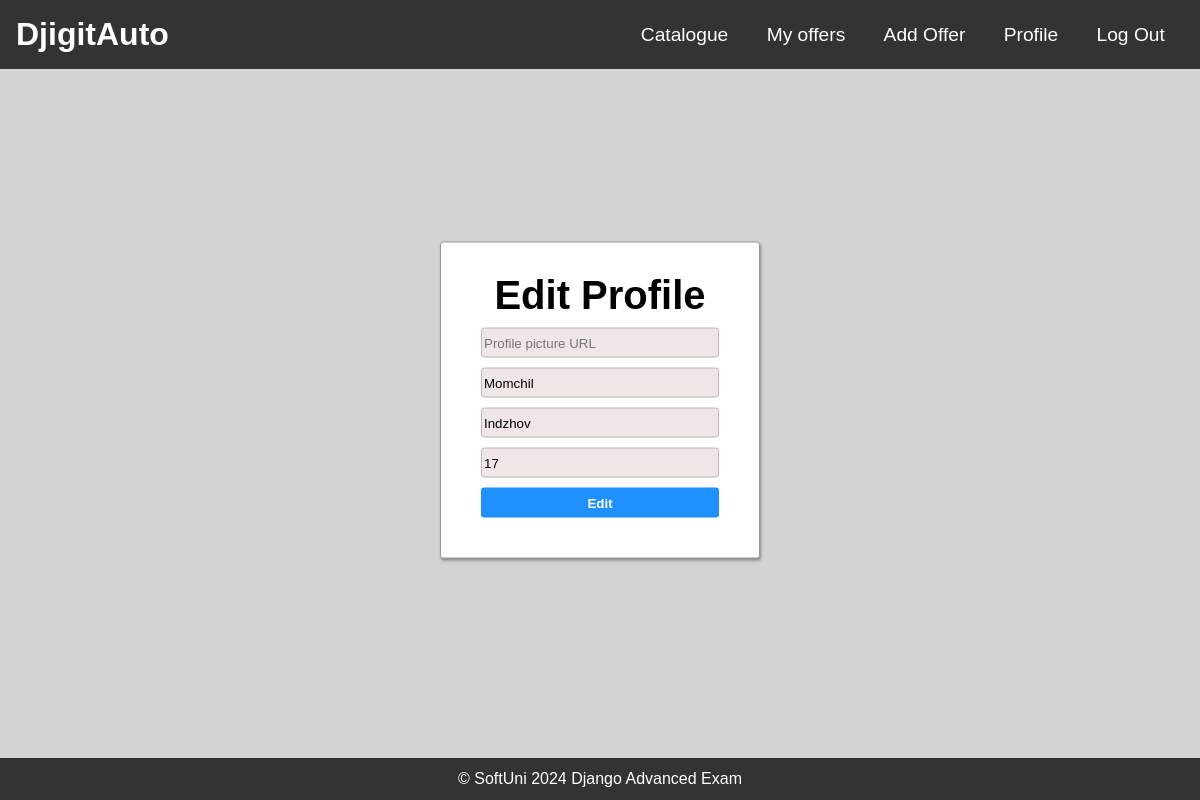
/accounts/edit/18/ (signed in), run on the app's committed database.
### DjigitAuto/accounts/models.py (models this page shows)
class Profile(models.Model):
    MAX_FIRST_NAME_LENGTH = 30
    MAX_LAST_NAME_LENGTH = 30
    first_name = models.CharField(
        max_length=MAX_FIRST_NAME_LENGTH,
        blank=True,
        null=True,
    )
    last_name = models.CharField(
        max_length=MAX_LAST_NAME_LENGTH,
        blank=True,
        null=True,
    )
    age = models.IntegerField(
        blank=True,
        null=True,
    )
    profile_picture = models.URLField(
        blank=True,
        null=True,
    )
    user = models.OneToOneField(
        DjigitAutoUser,
        primary_key=True,
        on_delete=models.CASCADE,
    )

### DjigitAuto/accounts/views.py (the view, shortened to what this page needs)
# urls.py: path('edit/<int:pk>/', ProfileUpdateView.as_view(), name='edit profile'),
class ProfileUpdateView(views.UpdateView):
    queryset = Profile.objects.all()
    template_name = 'accounts/edit-profile.html'
    fields = ("profile_picture", "first_name", "last_name", "age")
    def get_context_data(self, **kwargs):
        context = super().get_context_data(**kwargs)
        profile = self.get_object()
        car_offers = CarOffer.objects.filter(user=profile.user)
        context['car_offers'] = car_offers
        return context

### DjigitAuto/accounts/templatetags/placeholder.py (called while the page is built)
@register.filter
def placeholder(field, token):
    field.field.widget.attrs['placeholder'] = token
    return field

### templates/accounts/edit-profile.html (shortened to what this page needs)
{% extends "common/base.html" %}
{% load placeholder %}
{% load static %}
{% block main_content %}
    <!DOCTYPE html>
    <html lang="en">
    <head>
        <link rel="stylesheet" href="{% static 'css/accounts/edit-profile.css' %}">
    </head>
    <body>
    <main>
        <div class="edit-delete">
            <h2>Edit Profile</h2>
            <form action="{% url 'edit profile' pk=object.pk %}" method="post">
                <p>
                    {{ form.profile_picture|placeholder:'Profile picture URL' }}
                </p>
                <p>
                    {{ form.first_name|placeholder:'First name' }}
                </p>
                <p>
                    {{ form.last_name|placeholder:'Last name' }}
                </p>
                <p>
                    {{ form.age|placeholder:'Age' }}
                </p>
                <button class="edit-btn" type="submit">Edit</button>
            </form>
        </div>
    </main>
    </body>
    </html>
{% endblock %}

### static/css/basestyle.css (style rules this page uses)
* { margin: 0; padding: 0; box-sizing: border-box; }
body { font-family: Arial, sans-serif; background-color: lightgray; }

### static/css/accounts/edit-profile.css (style rules this page uses)
.edit-delete { margin-top: 0; position: absolute; top: 50%; left: 50%; transform: translate(-50%, -50%); display: block; width: 20em; background-color: rgb(255, 255, 255); border: 1px solid rgb(156, 152, 152); padding: 40px; margin-bottom: 15px; border-radius: 3px; box-shadow: 1px 2px 3px #888888; }
.edit-delete h2 { font-size: 40px; text-align: center; margin-top: -10px; }
.edit-delete input { background-color: rgb(240, 230, 230); border: 0.1px solid rgb(186, 184, 184); border-radius: 3px; height: 30px; width: 100%; padding-left: 2px; margin-top: 10px; }
.edit-delete button { background-color: dodgerblue; color: white; font-weight: bold; border: none; width: 100%; border-radius: 3px; margin-top: 10px; height: 30px; }

### data on the page
Profile: first_name "Momchil", last_name "Indzhov", age "17"
